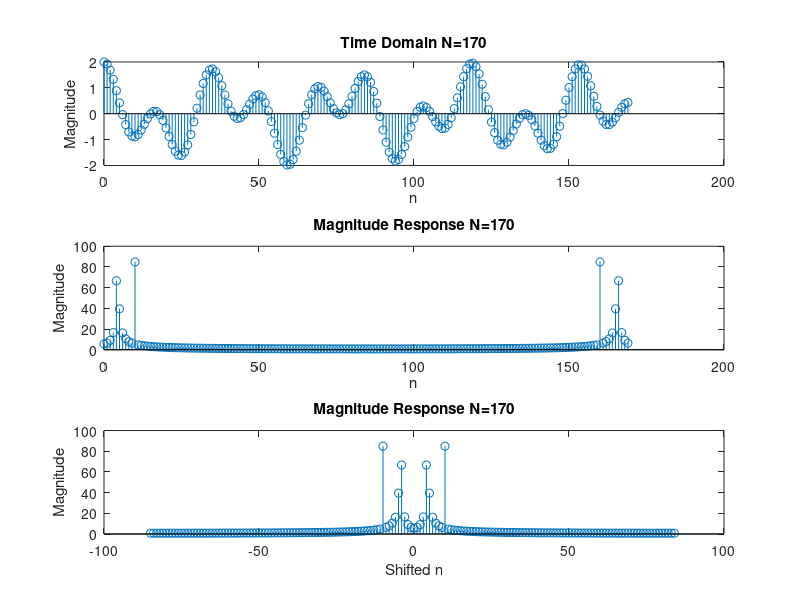

The MATLAB script that drew this image:
f1 = 170;
f2 = 390;
fs = 6630;

N1 = 170;
num1 = 0:N1-1;
numm1 = -N1/2:(N1-1)/2;
x1 = cos(2*pi*(f1/fs)*num1) + cos(2*pi*(f2/fs)*num1);
y1 = fft(x1,N1);
y1shft = fftshift(y1);

%Plotting
subplot(3,1,1);
stem(num1,x1);
title('Time Domain N=170')
xlabel('n');
ylabel('Magnitude');
subplot(3,1,2);
stem(num1,abs(y1));
title('Magnitude Response N=170')
xlabel('n');
ylabel('Magnitude');
subplot(3,1,3);
stem(numm1,abs(y1shft));
title('Magnitude Response N=170')
xlabel('Shifted n');
ylabel('Magnitude');
